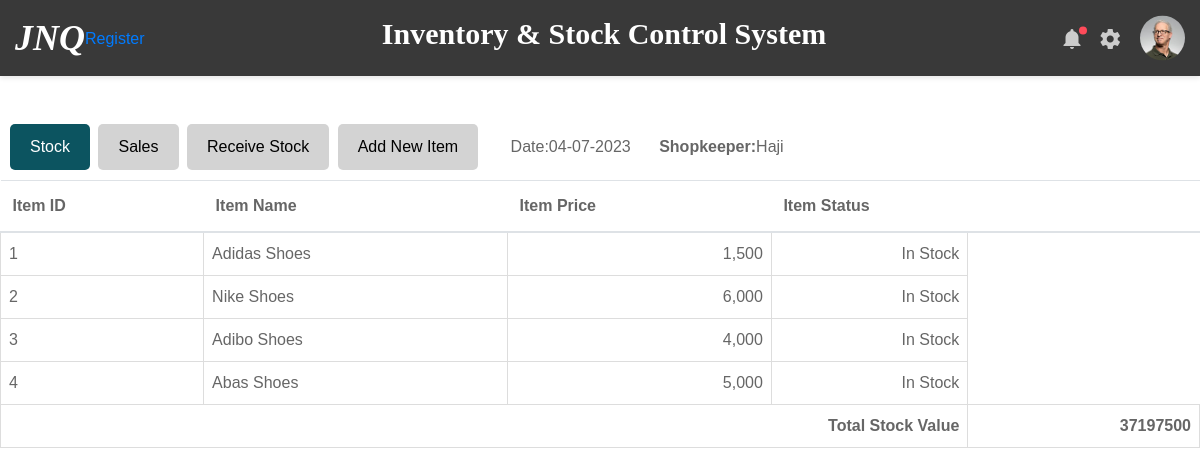
/view_shops/1, run on the app's committed database.
### inventory/models.py (models this page shows)
class Shop(db.Model):
    id = db.Column(db.Integer, primary_key=True)
    shop_name = db.Column(db.String(100), nullable=False, unique=True)
    location = db.Column(db.String(100), nullable=False)
    shopkeeper = db.Column(db.String(100), nullable=False)
    date_registered = db.Column(db.DateTime, default=datetime.now())
    user_id = db.Column(db.Integer, db.ForeignKey('user.id'))
    restock = db.relationship('Restock', backref='shop', lazy=True)
    sale = db.relationship('Sale', backref='shop', lazy=True)
    stock_in = db.relationship('StockOut', backref='shop', lazy=True)
    daily_count = db.relationship('DailyCount', backref='shop', lazy=True)
    stock_association = db.relationship('ShopStock', back_populates='shop')
    stocks = association_proxy("stock_association", "stock")

class Stock(db.Model):
    id = db.Column(db.Integer, primary_key=True)
    item_name = db.Column(db.String(100), nullable=False)
    item_quantity = db.Column(db.Integer, nullable=False)
    item_price = db.Column(db.Integer, nullable=False)
    stock_status = db.Column(db.String(20), nullable=False, default='In Stock')
    date_added = db.Column(db.DateTime, default=datetime.now())
    item_value = db.Column(db.Integer, nullable=False)
    daily_count = db.relationship('DailyCount', backref='stock', lazy=True)
    shops = db.relationship('ShopStock', back_populates='stock')

### inventory/routes.py (the view, shortened to what this page needs)
@app.route('/view_shops/<int:shop_id>', methods=['GET'])
def view_shop(shop_id):
    shop = Shop.query.get_or_404(shop_id)
    date = today_date()
    stock_value_list = []
    for product in shop.stocks:
        stock_value_list.append(product.item_value)
    total_stock_value = sum(stock_value_list)
    return render_template('view_shop.html', shop=shop, total_stock_value=total_stock_value, date=date)

### inventory/routes.py (called while the page is built)
def today_date():
    date_today = datetime.today().strftime('%d-%m-%Y')
    return date_today

### inventory/templates/view_shop.html (shortened to what this page needs)
{% extends 'layout.html' %}
{% block content %}
    <div class="button-container">
      <a class="button active">Stock</a>
      <a href="{{ url_for('stock_sold', shop_id=shop.id)}}" class="button">Sales</a>
      <a href="{{ url_for('stock_received', shop_id=shop.id)}}" class="button">Receive Stock</a>
      <a href="{{ url_for('add_new_stock', shop_id=shop.id)}}" class="button">Add New Item</a>
      <a class="ml-4">Date:{{date}}</a>
      <a class="ml-4"><strong>Shopkeeper:</strong>{{shop.shopkeeper}}</a>
    </div>
    <table class="table table-hover table-condensed">
      <thead>
        <tr>
          <th>Item ID</th>
          <th>Item Name</th>
          <th>Item Price</th>
          <th colspan="2">Item Status</th>
        </tr>
      </thead>
      <tbody>
        {% for product in shop.stocks %}
          <tr>
              <td>{{ product.id }}</td>
              <td>{{ product.item_name }}</td>
              <td class="text-right">{{ "{:,}".format(product.item_price) }}</td>
              <td class="text-right">{{ product.stock_status }}</td>
          </tr>
        {% endfor %}
          <tr>
              <td colspan="4" class="text-right"><strong>Total Stock Value</strong></td>
              <td class="text-right"><strong>{{total_stock_value}}</strong></td>
          </tr>
      </tbody>
    </table>
{% endblock content%}

### data on the page
Shop: shopkeeper "Haji"
Stock: id "1", item_name "Adidas Shoes", item_price "1,500", stock_status "In Stock"
Stock: id "2", item_name "Nike Shoes", item_price "6,000", stock_status "In Stock"
Stock: id "3", item_name "Adibo Shoes", item_price "4,000", stock_status "In Stock"
Stock: id "4", item_name "Abas Shoes", item_price "5,000", stock_status "In Stock"

### other printed values
{{ date }} "04-07-2023"
{{ total_stock_value }} "37197500"
